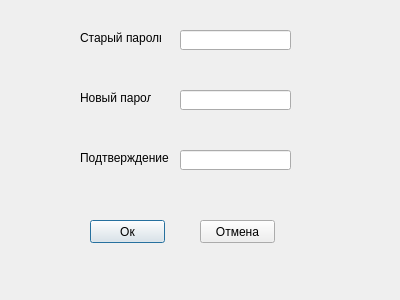
<?xml version="1.0" encoding="UTF-8"?>
<ui version="4.0">
 <class>ChangePassword</class>
 <widget class="QDialog" name="ChangePassword">
  <property name="geometry">
   <rect>
    <x>0</x>
    <y>0</y>
    <width>400</width>
    <height>300</height>
   </rect>
  </property>
  <property name="minimumSize">
   <size>
    <width>400</width>
    <height>300</height>
   </size>
  </property>
  <property name="maximumSize">
   <size>
    <width>400</width>
    <height>300</height>
   </size>
  </property>
  <property name="windowTitle">
   <string>Смена пароля</string>
  </property>
  <widget class="QLabel" name="label">
   <property name="geometry">
    <rect>
     <x>80</x>
     <y>90</y>
     <width>71</width>
     <height>16</height>
    </rect>
   </property>
   <property name="text">
    <string>Новый пароль</string>
   </property>
  </widget>
  <widget class="QLineEdit" name="Edit1">
   <property name="geometry">
    <rect>
     <x>180</x>
     <y>90</y>
     <width>111</width>
     <height>20</height>
    </rect>
   </property>
   <property name="echoMode">
    <enum>QLineEdit::Password</enum>
   </property>
  </widget>
  <widget class="QLabel" name="label_2">
   <property name="geometry">
    <rect>
     <x>80</x>
     <y>150</y>
     <width>91</width>
     <height>16</height>
    </rect>
   </property>
   <property name="text">
    <string>Подтверждение</string>
   </property>
  </widget>
  <widget class="QLineEdit" name="Edit2">
   <property name="geometry">
    <rect>
     <x>180</x>
     <y>150</y>
     <width>111</width>
     <height>20</height>
    </rect>
   </property>
   <property name="echoMode">
    <enum>QLineEdit::Password</enum>
   </property>
  </widget>
  <widget class="QPushButton" name="pushButton">
   <property name="geometry">
    <rect>
     <x>90</x>
     <y>220</y>
     <width>75</width>
     <height>23</height>
    </rect>
   </property>
   <property name="text">
    <string>Ок</string>
   </property>
  </widget>
  <widget class="QPushButton" name="pushButton_2">
   <property name="geometry">
    <rect>
     <x>200</x>
     <y>220</y>
     <width>75</width>
     <height>23</height>
    </rect>
   </property>
   <property name="text">
    <string>Отмена</string>
   </property>
  </widget>
  <widget class="QLabel" name="label_3">
   <property name="geometry">
    <rect>
     <x>80</x>
     <y>30</y>
     <width>81</width>
     <height>16</height>
    </rect>
   </property>
   <property name="text">
    <string>Старый пароль</string>
   </property>
  </widget>
  <widget class="QLineEdit" name="Edit3">
   <property name="geometry">
    <rect>
     <x>180</x>
     <y>30</y>
     <width>111</width>
     <height>20</height>
    </rect>
   </property>
   <property name="echoMode">
    <enum>QLineEdit::Password</enum>
   </property>
  </widget>
 </widget>
 <resources/>
 <connections/>
</ui>
